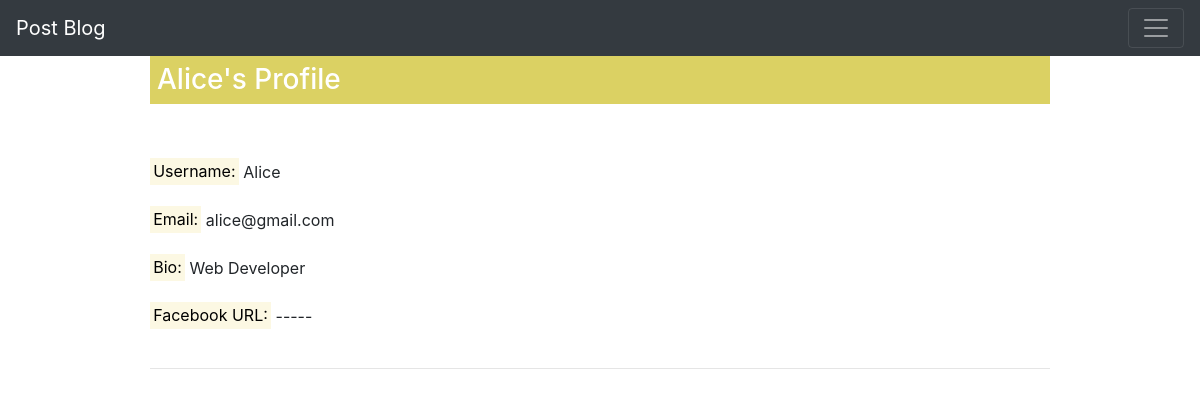
Screenshot of /index/profile/Alice (signed in) with the database file from the repository.
### register.py (models this page shows, shortened)
class reg(dbreg.Model, UserMixin):
	id=dbreg.Column(dbreg.Integer, primary_key=True)
	username=dbreg.Column(dbreg.String(50), nullable=False)
	email=dbreg.Column(dbreg.String(40), nullable=False)
	password=dbreg.Column(dbreg.String(100), nullable=False)
	fburl=dbreg.Column(dbreg.String(30), nullable=True)
	secques=dbreg.Column(dbreg.String(30), nullable=True)
	bio=dbreg.Column(dbreg.String(30), nullable=True)
	profilepic=dbreg.Column(dbreg.String(30), nullable=True)
	date=dbreg.Column(dbreg.DateTime, nullable=False, default=datetime.utcnow)

### register.py (the view)
@app.route('/index/profile/<string:usrname>')
def profile(usrname):
	if current_user.is_authenticated:
		data=reg.query.filter_by(username=usrname).all()
		return render_template('profile.html', datas=data)
	else:
		return redirect(url_for('index'))

### register.py (called while the page is built)
@login_manager.user_loader
def load_user(id):
	return reg.query.get(id)

### templates/profile.html (shortened to what this page needs)
{% extends 'base.html' %}
{% block body %}
<nav class="navbar navbar-dark bg-dark">
  <a class="navbar-brand" href="/index">Post Blog</a>
  <button class="navbar-toggler" type="button" data-toggle="collapse" data-target="#navbarsExample01" aria-controls="navbarsExample01" aria-expanded="false" aria-label="Toggle navigation">
    <span class="navbar-toggler-icon"></span>
  </button>
</nav>
<div style="width: 75%; margin: 0px auto;">
{% for data in datas %}
	{% if current_user.username == data.username %}
		<p class="h3" style="background: #dbd163; color: white; padding: 7px;"> Your Profile</p><br/>
	{% else %}
		<p class="h3" style="background: #dbd163; color: white; padding: 7px;"> {{ data.username }}'s Profile</p><br/><br/>
	{% endif %}
	<mark>Username:</mark> {{ data.username }}<br/><br/>
	<mark>Email:</mark> {{ data.email }}<br/><br/>
	{% if data.bio %}
		<mark>Bio:</mark> {{ data.bio }}<br/><br/>
	{% else %}
		<mark>Bio:</mark> -----<br/><br/>
	{% endif %}
	{% if data.fburl %}
		<mark>Facebook URL:</mark> <a href="{{ data.fburl }}">{{ data.fburl }}</a><br/><br/>
	{% else %}
		<mark>Facebook URL:</mark> -----<br/><br/>
	{% endif %}
	<hr>
{% endfor %}
</div>
{% endblock %}

### templates/profile.html (style rules this page uses)
body { font-size: calc(10px + 0.5vw); }

### rows the page displays
reg: username "Alice", email "alice@gmail.com", bio "Web Developer", shows "Facebook URL:"
